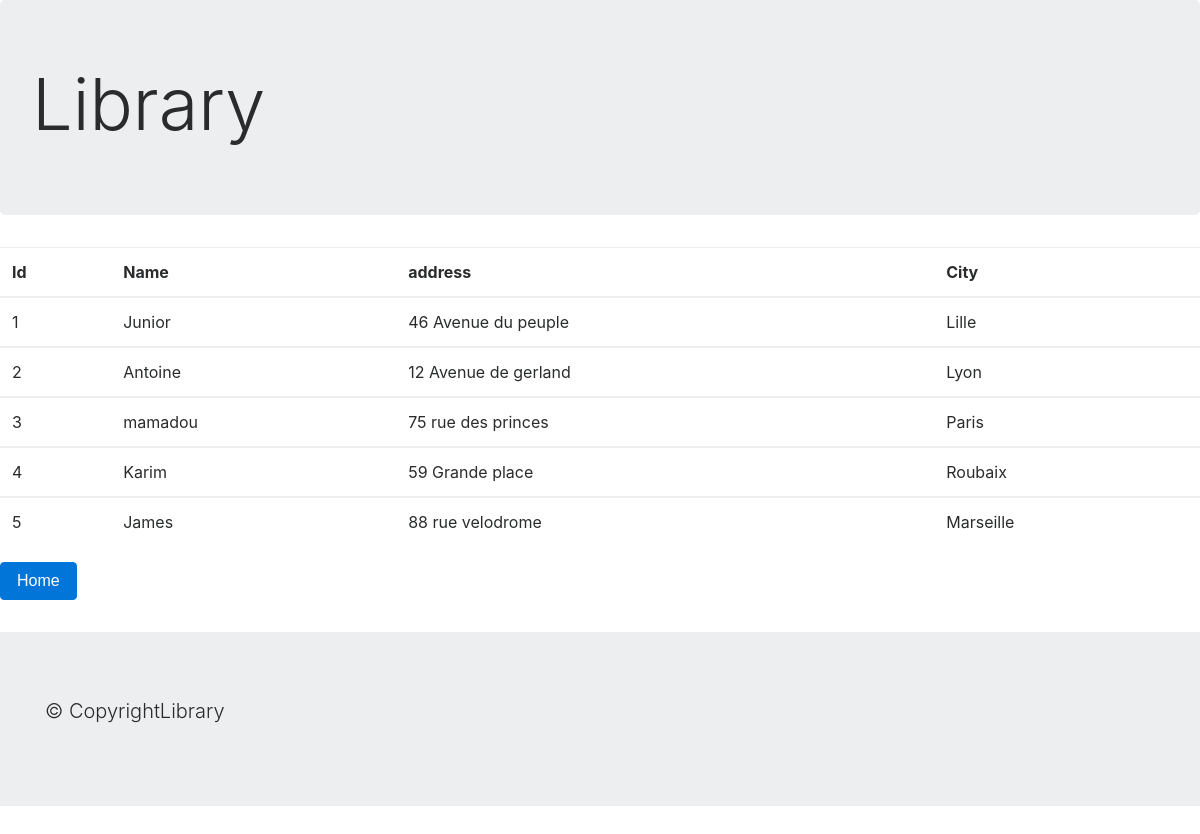
Screenshot of /user.php with the database file from the repository.
### tables this page shows
CREATE TABLE `user` (
  `id` int(11) NOT NULL,
  `name` varchar(20) NOT NULL,
  `address` varchar(255) NOT NULL,
  `city` varchar(40) NOT NULL
);

### controllers/userControllers.php (called while the page is built, shortened)
<?php
require("model/connexion.php");
require("model/ManagerUser.php");
$managerUser = new ManagerUser($bdd);
$info = $managerUser->getUser();
require("views/userView.php");

### user.php (called while the page is built)
<?php
  require("controllers/userControllers.php")
 ?>

### model/ManagerUser.php (called while the page is built, shortened)
<?php
class ManagerUser{
  protected $bdd;
  public function setBdd(PDO $bdd)
  {
    $this->bdd = $bdd;
  }
  public function getUser()
    {
      $req = $this->bdd->prepare('SELECT * FROM user');
      $req->execute();
      $donnees = $req->fetchAll(PDO::FETCH_ASSOC);
      foreach ($donnees as $key => $value)
      {
        $donnees[$key] = new User($value);
      }
      return $donnees;
    }
}

### entities/User.php (called while the page is built, shortened)
<?php
class User {
  protected $id;
  protected $name;
  protected $address;
  protected $city;
  public function hydrate(array $data)
  {
    foreach ($data as $key => $value) {
      $method = 'set' . ucfirst($key);
    }
  }
    public function getId()
    {
        return $this->id;
    }
    public function getName()
    {
        return $this->name;
    }
    public function getAddress()
    {
        return $this->address;
    }
    public function getCity()
    {
        return $this->city;
    }
    public function setId($id)
    {
       $this->id = $id;
       return $this;
    }
    public function setName($name)
    {
          $this->name = $name;
          return $this;
    }
    public function setAddress($address)
    {
        $this->address = $address;
        return $this;
    }
    public function setCity($city)
    {
        $this->city = $city;
        return $this;
    }
}

### views/userView.php (the view)
<?php
  require("template/header.php");
 ?>
    <table class="table">
      <thead>
        <tr>
          <th>Id</th>
          <th>Name</th>
          <th>address</th>
          <th>City</th>
        </tr>
      </thead>
    <?php foreach ($info as $key => $value){
      ?>
      <tbody>
        <tr>
          <td><?php echo $value->getId(); ?></td>
          <td><?php echo $value->getName(); ?></td>
          <td><?php echo $value->getAddress(); ?></td>
          <td><?php echo $value->getCity(); ?></td>
        </tr>
      </tbody>
    <?php
      }
    ?>
  </table>
<div class="home">
  <a href="index.php"><button type="button"  class="btn btn-primary">Home</button></a>
</div>
 <?php
   require("template/footer.php");

### views/template/header.php (shortened to what this page needs)
<!doctype html>
<html class="no-js" lang="en">
  <head>
    <link rel="stylesheet" href="assets/css/normalize.css">
    <link rel="stylesheet" href="assets/css/main.css">
    <link rel="stylesheet" href="assets/css/main.css">
    <link rel="stylesheet" href="assets/css/bootstrap.css">
  </head>
  <body>
        <header>
          <div class="jumbotron">
            <h1 class="display-3">Library</h1>
          </div>
       </header>

### views/template/footer.php (shortened to what this page needs)
<footer>
  <div class="jumbotron jumbotron-fluid">
    <div class="container">
      <p class="lead">© CopyrightLibrary</p>
    </div>
  </div>
</footer>
    </body>
</html>

### assets/css/main.css (style rules this page uses)
html { color: #222; font-size: 1em; line-height: 1.4; }
footer { margin-top: 2em; }

### rows the page displays
user: id "1", name "Junior", address "46 Avenue du peuple", city "Lille"
user: id "2", name "Antoine", address "12 Avenue de gerland", city "Lyon"
user: id "3", name "mamadou", address "75 rue des princes", city "Paris"
user: id "4", name "Karim", address "59 Grande place", city "Roubaix"
user: id "5", name "James", address "88 rue velodrome", city "Marseille"
